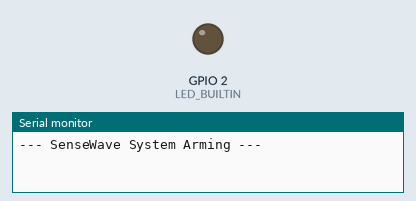
Recording of a sketch running on a simulated ESP8266 (NodeMCU). On the bench: output pins drawn as LEDs (lit = HIGH, except the on-board LED, lit = LOW), the last lines printed to the serial monitor. WiFi joins after 1.5 s; servers stay silent unless stated.

Above: at 0.3 s.
At 1.7 s:
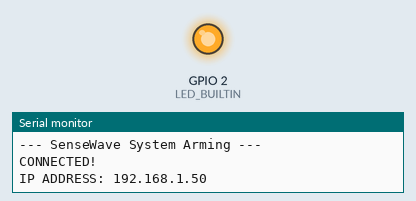
Timing chart, 0 to 3.2 s (numbered marks = the images above):
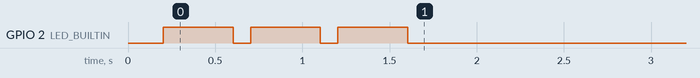

The sketch:

HPD_ESP8266.ino
```cpp
/**
 * Project: SenseWave Human/Obstacle Detector (Wi-Fi Tripwire)
 * Mode: WIFI_STA (Connects to Phone)
 *
 */

#include <Arduino.h>
#include <ESP8266WiFi.h>
#include <ESPAsyncTCP.h>
#include <ESPAsyncWebServer.h>

// --- CRITICAL CONFIGURATION ---
// Update these to match your Phone's Hotspot exactly
const char* ssid = "YOUR HOTSPOT NAME";
const char* password = "YOUR HOTSPOT PASSWORD";

AsyncWebServer server(80);

const char index_html[] PROGMEM = R"rawliteral(
<!DOCTYPE html>
<html lang="en">
<head>
    <meta charset="UTF-8">
    <meta name="viewport" content="width=device-width, initial-scale=1.0">
    <title>Sensewave Presence</title>
    <style>
        body { font-family: 'Segoe UI', sans-serif; background-color: #111; color: #fff; text-align: center; padding: 20px; display: flex; flex-direction: column; align-items: center; min-height: 100vh; }

        h1 { color: #888; font-size: 1.2rem; margin-bottom: 30px; letter-spacing: 1px; }

        .status-box {
            width: 90%;
            padding: 40px 20px;
            border-radius: 15px;
            background-color: #222;
            margin-bottom: 30px;
            transition: background-color 0.3s, transform 0.2s;
            border: 2px solid #333;
        }

        .status-text { font-size: 2rem; font-weight: bold; display: block; margin-bottom: 10px; }
        .rssi-subtext { font-size: 1rem; color: #aaa; }

        .btn {
            padding: 15px 40px;
            font-size: 1.2rem;
            background-color: #007bff;
            color: white;
            border: none;
            border-radius: 50px;
            cursor: pointer;
            box-shadow: 0 4px 15px rgba(0,123,255,0.4);
            transition: transform 0.1s;
        }
        .btn:active { transform: scale(0.95); }
        .btn:disabled { background-color: #555; cursor: not-allowed; box-shadow: none; }

        .state-safe { background-color: #1a4d1a; border-color: #2f8c2f; box-shadow: 0 0 20px #1a4d1a; }
        .state-danger { background-color: #4d1a1a; border-color: #ff3333; transform: scale(1.05); box-shadow: 0 0 30px #ff0000; }
        .state-calibrating { background-color: #4d4d1a; border-color: #ffff00; }

    </style>
</head>
<body>

    <h1>Human Obstacle Detector <br> Team 3</h1>

    <!-- Visual Alert Box -->
    <div id="alert-box" class="status-box">
        <span id="main-status" class="status-text">System Idle</span>
        <span id="data-readout" class="rssi-subtext">Current: -- dBm</span>
    </div>

    <!-- Control Button -->
    <button id="arm-btn" class="btn" onclick="startCalibration()">Arm System</button>

    <script>
        // CONFIGURATION
        const REFRESH_RATE = 500;   // Check every 0.5s for faster detection
        const DROP_THRESHOLD = 8;   // If signal drops 8dBm below baseline, trigger alarm

        // VARIABLES
        let baselineRSSI = null;
        let isMonitoring = false;
        let isCalibrating = false;
        let calibrationReadings = [];

        // DOM ELEMENTS
        const alertBox = document.getElementById('alert-box');
        const mainStatus = document.getElementById('main-status');
        const dataReadout = document.getElementById('data-readout');
        const btn = document.getElementById('arm-btn');

        // Main Loop
        setInterval(() => {
            fetch('/rssi_data')
            .then(r => r.json())
            .then(data => {
                const currentRSSI = data.rssi;

                // Always update the small text
                let diff = (baselineRSSI !== null) ? (baselineRSSI - currentRSSI) : 0;
                let diffText = (isMonitoring) ? `(Drop: ${diff} dB)` : "";
                dataReadout.innerText = `Current: ${currentRSSI} dBm ${diffText}`;

                // Logic Flow
                if (isCalibrating) {
                    // Collect samples
                    calibrationReadings.push(currentRSSI);
                }
                else if (isMonitoring) {
                    detectObstacle(currentRSSI);
                }
            })
            .catch(e => console.log(e));
        }, REFRESH_RATE);

        // Function 1: Start Calibration (5 seconds)
        function startCalibration() {
            isCalibrating = true;
            isMonitoring = false;
            calibrationReadings = [];

            // UI Updates
            btn.disabled = true;
            btn.innerText = "Calibrating...";
            mainStatus.innerText = "Measuring Environment...";
            alertBox.className = "status-box state-calibrating";

            // Run for 4 seconds, then calculate average
            setTimeout(() => {
                finishCalibration();
            }, 4000);
        }

        // Function 2: Finish Calibration & Start Monitoring
        function finishCalibration() {
            isCalibrating = false;

            // Calculate Average
            let sum = calibrationReadings.reduce((a, b) => a + b, 0);
            baselineRSSI = Math.round(sum / calibrationReadings.length);

            // Start Monitoring
            isMonitoring = true;

            // UI Updates
            btn.innerText = "System Armed"; // Keep disabled so they don't click again accidentally
            mainStatus.innerText = "Path Clear";
            alertBox.className = "status-box state-safe";

            console.log("Baseline Set:", baselineRSSI);
        }

        // Function 3: The Detection Logic
        function detectObstacle(current) {
            // How much signal have we lost?
            // Example: Baseline -50, Current -65. Drop = 15.
            let signalDrop = baselineRSSI - current;

            if (signalDrop >= DROP_THRESHOLD) {
                // ALARM STATE
                mainStatus.innerText = "OBSTACLE DETECTED";
                mainStatus.style.color = "#fff";
                alertBox.className = "status-box state-danger";
            } else {
                // CLEAR STATE
                mainStatus.innerText = "Path Clear";
                alertBox.className = "status-box state-safe";
            }
        }
    </script>
</body>
</html>
)rawliteral";

void setup() {
  Serial.begin(115200);
  delay(100);
  Serial.println("\n\n--- SenseWave System Arming ---");

  WiFi.mode(WIFI_STA);
  WiFi.begin(ssid, password);

  // LED Status
  pinMode(LED_BUILTIN, OUTPUT);
  digitalWrite(LED_BUILTIN, HIGH);

  while (WiFi.status() != WL_CONNECTED) {
    digitalWrite(LED_BUILTIN, LOW); delay(100); digitalWrite(LED_BUILTIN, HIGH); delay(400);
  }

  Serial.println("CONNECTED!");
  Serial.print("IP ADDRESS: "); Serial.println(WiFi.localIP());
  digitalWrite(LED_BUILTIN, LOW);

  server.on("/", HTTP_GET, [](AsyncWebServerRequest *request){
    request->send_P(200, "text/html", index_html);
  });

  server.on("/rssi_data", HTTP_GET, [](AsyncWebServerRequest *request){
    int rssi = WiFi.RSSI();
    String json = "{\"rssi\": " + String(rssi) + "}";
    request->send(200, "application/json", json);
  });

  server.begin();
}

void loop() {}
```
